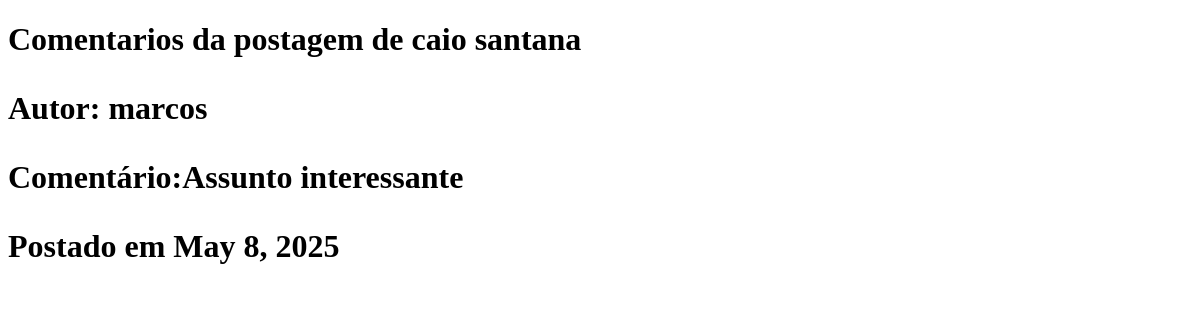
Page /ver_comentarios/5/ on the earlier database version.
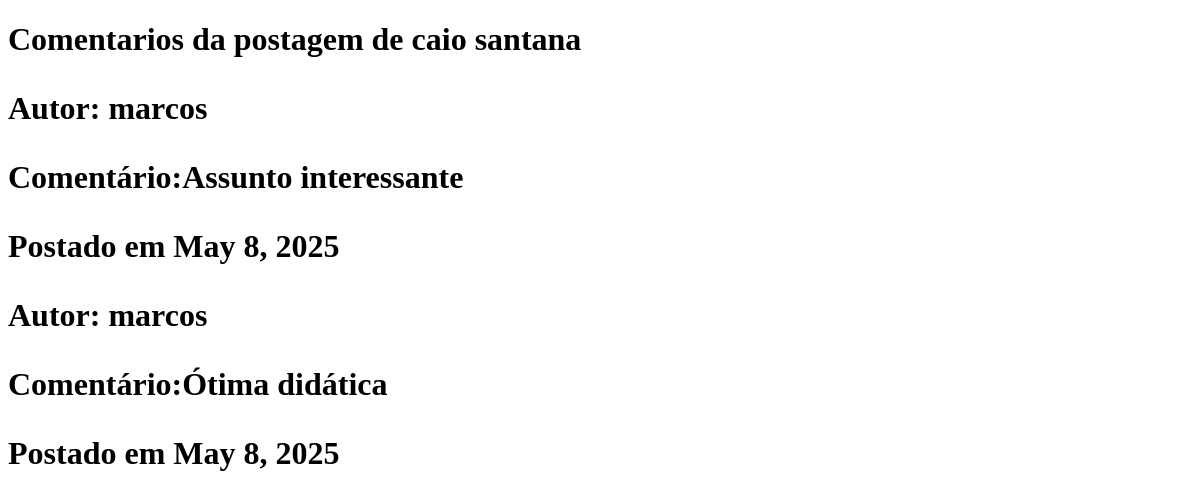
Same page on the later database version.
### redesocial/models.py (models this page shows, shortened)
class Comentarios(models.Model):
    postagem = models.ForeignKey(Post, on_delete=models.CASCADE)
    autor = models.ForeignKey(Conta, on_delete = models.CASCADE)
    texto_comentario = models.CharField(max_length=6000)
    data_criacao = models.DateField(auto_now_add = True)

class Conta(models.Model):
    nome = models.CharField(max_length=400)
    biografia = models.CharField(max_length=1000, blank=True)
    interesses = models.CharField(max_length=1000, blank=True)
    estado_civil = models.CharField(max_length=500, blank = True)
    dono_da_conta = models.ForeignKey(User,  on_delete=models.CASCADE)
    seguidores = models.ManyToManyField('self', symmetrical=False, related_name='MeSeguindo')
    seguindo = models.ManyToManyField('self', symmetrical=False, related_name='ContasSeguidas')
    foto_perfil = models.ImageField(upload_to = 'redesocial/fotos', blank=True)
    data_criacao = models.DateField(auto_now_add = True)
    numero_seguidores = models.IntegerField(default=0)
    numero_seguindo = models.IntegerField(default=0)

### redesocial/views.py (the view)
# urls.py: path('ver_comentarios/<int:post_id>/', views.ver_comentarios, name='ver_comentarios'),
def ver_comentarios(request, post_id):
    post = Post.objects.get(id=post_id)
    comentarios = Comentarios.objects.filter(postagem=post)
    dicionario_post = {'post':post, 'comentarios':comentarios}
    return render(request, 'redesocial/ver_comentarios.html', dicionario_post)

### redesocial/templates/redesocial/ver_comentarios.html (shortened to what this page needs)
<!DOCTYPE HTML>
<html lang="pt-br">
    <head>
    </head>
    <body>
        <h1>Comentarios da postagem de {{post.dono_postagem.nome}}</p>
        {%if comentarios%}
            {%for comentario in comentarios%}
                <p>Autor: {{comentario.autor.nome}}
                <p>Comentário:{{comentario.texto_comentario}}
                <p>Postado em {{comentario.data_criacao}}
            {%endfor%}
        {%else%}
            <!--Caso a postagem não tenhu nenhum comentário, iremos apresentar essa
            mensagem padrão-->
            <p>A página ainda não possui nenhum comentário
        {%endif%}
    </body>
</html>

Differences in the rows shown:
added Comentarios: autor.nome "marcos", texto_comentario "Ótima didática", data_criacao "May 8, 2025"
